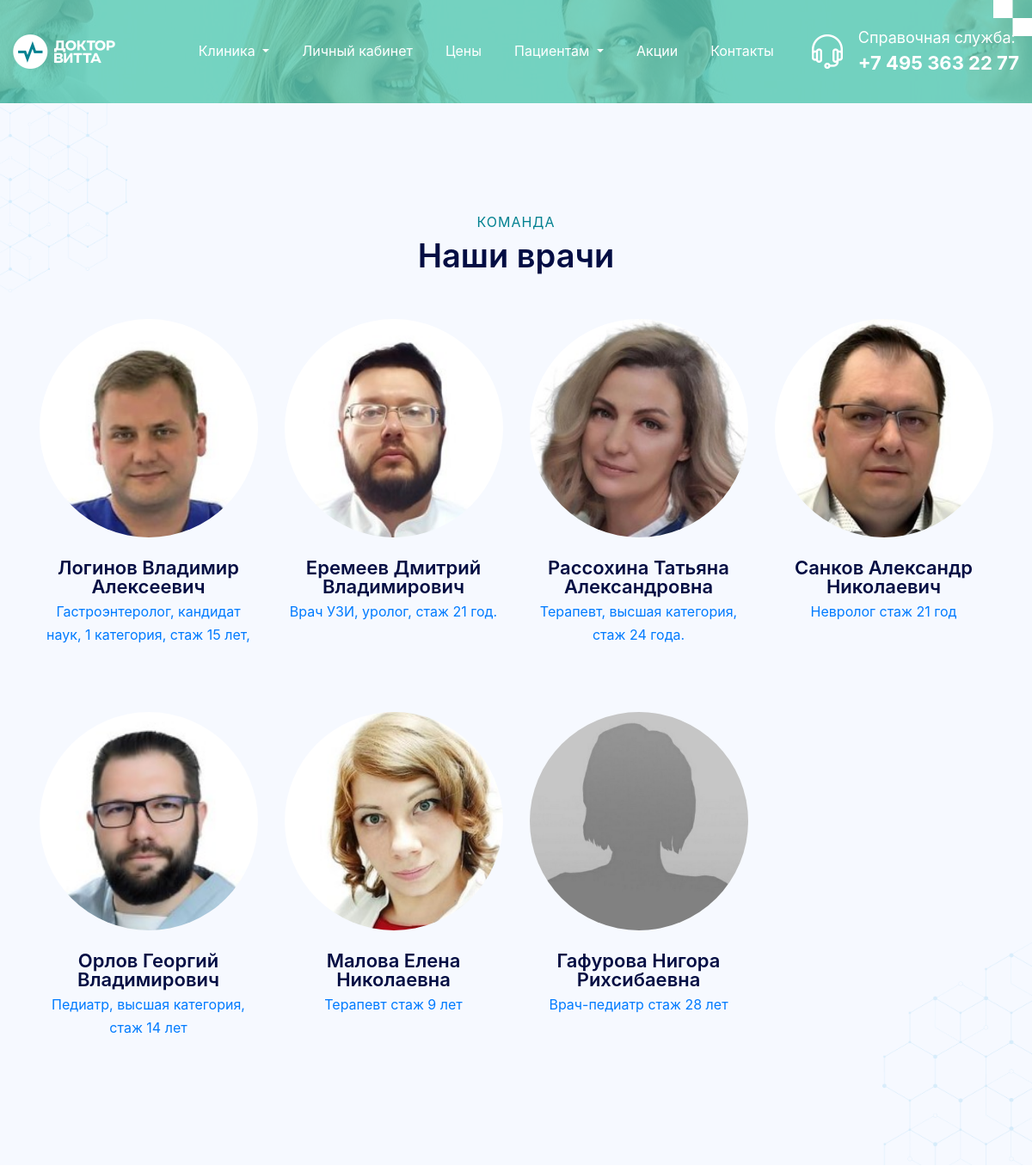
The app's page /doctors/ (upper part), older data.
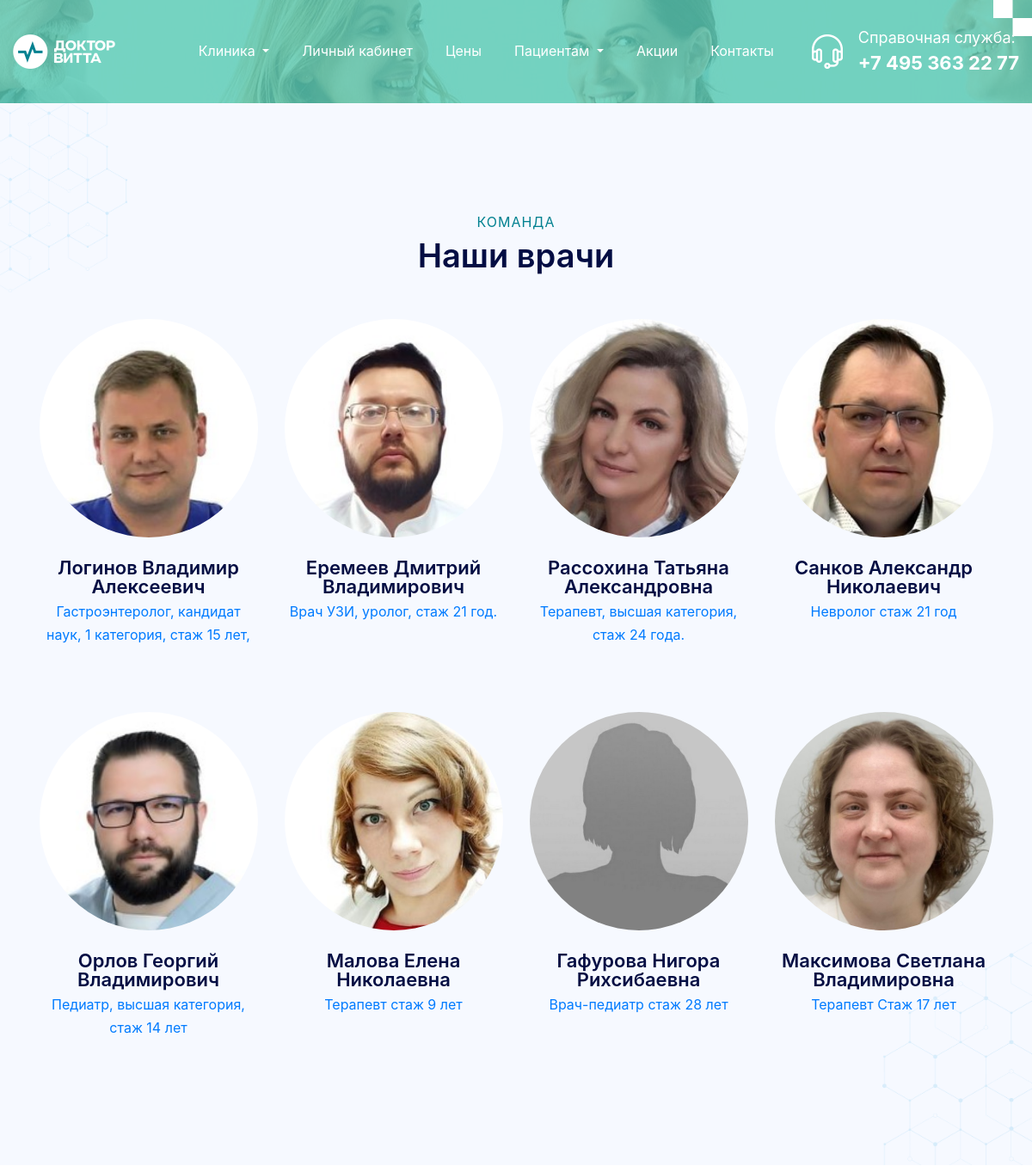
The same page, newer data.
### homepage/models.py (models this page shows, shortened)
class Employee(models.Model):
    name = models.CharField(max_length=100, verbose_name='ФИО')
    departament = models.ForeignKey(Departament, on_delete=models.CASCADE, verbose_name='Отделение', null=True,
                                    blank=True)
    photo = models.ImageField(upload_to='images/photos/', verbose_name='Фото', null=True, blank=True)
    job = models.CharField(max_length=100, verbose_name='Должность', default='')
    info = RichTextField(verbose_name='Информация об образовании и аккредитации', default='')

### homepage/views.py (the view)
# urls.py: path('doctors/', views.doctors, name='doctors'),
def doctors(request):
    employees = Employee.objects.all()
    context = {
        'employees': employees,
    }
    return render(request, 'homepage/doctors.html', context=context)

### templates/homepage/doctors.html (shortened to what this page needs)
{% extends 'base.html' %}
{% load static %}
{% block content %}
    <section class="w-100 float-left sub-banner-con position-relative" style="max-height: 120px; background: url({% static 'assets/images/sub-banner-bg-img2.jpg' %}) no-repeat center;">
        <div class="wrapper2">
            <div class="sub-banner-inner-box banner-inner-box position-relative text-center w-100 float-left">
                <h1 data-aos="fade-up" data-aos-duration="700">Врачи</h1>
                <p data-aos="fade-up" data-aos-duration="700">У наших специалистов большой опыт работы<br>
                    </p>
            </div>
        </div>
    </section>
    <section class="team-section bg-design w-100 float-left padding-top padding-bottom">
        <div class="container">
            <div class="generic-title text-center">
                <span class="sub-txt d-block" data-aos="fade-up" data-aos-duration="700">Команда</span>
                <h2 class="mb-0" data-aos="fade-up" data-aos-duration="700">Наши врачи</h2>
            </div>
            <div class="team-members-con">
                <ul class="list-unstyled mb-0">
                    {% for empl in employees %}
                    <li class="text-center" ><a href="/doctors/{{ empl.id }}/">
                        <figure data-aos="fade-up" data-aos-duration="700">
                            <img src="{{ empl.photo.url }}" alt="team-img1">
                        </figure>
                        <h4 data-aos="fade-up" data-aos-duration="700">{{ empl.name }}</h4>
                        <span class="d-block" data-aos="fade-up" data-aos-duration="700">{{ empl.job }}</span>
                    </a></li>
                    {% endfor %}
                </ul>
            </div>
        </div>
    </section>
{% endblock %}

### templates/base.html (shortened to what this page needs)
{% load static %}
<!DOCTYPE html>
<html lang="en">
<head>
    {% block page_css %}
    <link rel="stylesheet" href="{% static 'assets/css/all.css' %}">
    <link rel="stylesheet" href="{% static 'assets/bootstrap/bootstrap.min.css' %}">
    <link rel="stylesheet" href="{% static 'assets/css/owl.carousel.min.css' %}">
    <link rel="stylesheet" href="{% static 'assets/css/aos.css' %}">
    <link rel="stylesheet" href="{% static 'assets/css/superclasses.css' %}">
    <link rel="stylesheet" href="{% static 'assets/css/custom.css' %}">
    <link rel="stylesheet" href="{% static 'assets/css/mobile.css' %}">
    {% endblock %}
</head>
<body>
{% include 'header.html' %}
{% block content %}{% endblock %}
</body>
</html>

### templates/header.html (shortened to what this page needs)
{% load static %}
    <header class="w-100 float-left header-con">
        <div class="wrapper">
            <nav class="navbar navbar-expand-lg navbar-light p-0">
                <a class="navbar-brand" href="{% url 'homepage:index' %}">
                    <figure class="mb-0">
                        <img src="{% static 'assets/images/logo_dr_vitta_2.png' %}" alt="logo">
                    </figure>
                </a>
                <div class="collapse navbar-collapse justify-content-end" id="navbarSupportedContent">
                    <ul class="navbar-nav">
                        <li class="nav-item dropdown">
                            <a class="nav-link dropdown-toggle p-0"  id="navbarDropdown32" role="button"
                                data-toggle="dropdown" aria-haspopup="true" aria-expanded="false">
                                Клиника
                            </a>
                        </li>
                        <li class="nav-item">
                            <a class="nav-link p-0" href="https://docvitta.infoclinica.ru/" target="_blank">Личный кабинет</a>
                        </li>
                        <li class="nav-item">
                            <a class="nav-link p-0" href="https://docvitta.infoclinica.ru/pricelist" target="_blank">Цены</a>
                        </li>
                        <li class="nav-item dropdown">
                            <a class="nav-link dropdown-toggle p-0"  id="navbarDropdown3" role="button"
                                data-toggle="dropdown" aria-haspopup="true" aria-expanded="false">
                                Пациентам
                            </a>
                        </li>
                        <li class="nav-item">
                            <a class="nav-link p-0" href="{% url 'homepage:sales' %}">Акции</a>
                        </li>
                        <li class="nav-item">
                            <a class="nav-link p-0" href="{% url 'homepage:contact' %}">Контакты</a>
                        </li>
                    </ul>
                    <div class="header-contact d-flex align-items-center">
                        <div class="phone d-flex align-items-center">
                            <figure class="mb-0">
                                <img src="{% static 'assets/images/headphone-icon.png' %}" alt="headphone-icon">
                            </figure>
                            <div class="phone-txt">
                                <span class="d-block">Справочная служба:</span>
                                <a href="tel:+74953632277">+7 495 363 22 77</a>
                            </div>
                        </div>
                    </div>
                </div>
            </nav>
        </div>
    </header>

### templates/getintouch.html (shortened to what this page needs)
{% load static %}

### templates/footer.html (shortened to what this page needs)
{% load static %}

### static/assets/css/superclasses.css (style rules this page uses)
:root { --primary--color: #030d43; --secondary--color: #028190; --text-color: #757887; --accent: #028190; --white-color: #fff; }
.wrapper { max-width: 1374px; margin-left: auto; margin-right: auto; }
.wrapper2 { max-width: 1540px; margin-left: auto; margin-right: auto; }
.sub-txt { font-size: 16px; line-height: 16px; letter-spacing: 1px; text-transform: uppercase; color: var(--secondary--color); }
h1 { font-size: 96px; font-weight: 700; line-height: 94px; color: var(--white-color); }
h2 { font-size: 52px; font-weight: 600; line-height: 52px; color: var(--primary--color); }
h4 { font-size: 22px; font-weight: 600; line-height: 22px; color: var(--primary--color); }
.padding-top { padding-top: 150px; }
.padding-bottom { padding-bottom: 150px; }

### static/assets/css/custom.css (style rules this page uses)
* { margin: 0; padding: 0; box-sizing: border-box; }
body { line-height: 27px; color: var(--secondary-color); }
.header-con { z-index: 99; top: 30px; position: absolute; }
.header-con .navbar-light .navbar-nav .nav-item { position: relative; }
.header-con .navbar-light .navbar-nav .nav-link { color: var(--white-color); }
.header-con .navbar-light .navbar-nav .nav-item::after { content: ""; background: var(--white-color); width: 0; height: 1px; position: absolute; left: 0; bottom: -4px; transition: .4s ease-in-out; }
.header-con .navbar-light .navbar-nav .nav-item.dropdown::after { display: none; }
.header-con .navbar-expand-lg .navbar-nav { gap: 48px; }
.phone span { font-size: 18px; margin-bottom: 5px; color: var(--white-color); }
.phone a { font-size: 22px; font-weight: 700; line-height: 22px; text-decoration: none; color: var(--white-color); }
.phone-txt { padding-left: 18px; }
.header-con .navbar-expand-lg .navbar-nav { gap: 48px; margin-right: 94px; }
.banner-inner-box:after { content: ""; bottom: 0; right: -110px; width: 216px; height: 254px; position: absolute; background: url(../images/apple-shape-img.png) no-repeat; }
.banner-inner-box:before { content: ""; bottom: 0; left: -110px; width: 330px; height: 183px; position: absolute; }
.generic-title { margin-bottom: 53px; position: relative; z-index: 1; }
.generic-title span { margin-bottom: 10px; }
.team-section { background: #f6f9ff; position: relative; overflow: hidden; }
.bg-design::before { content: ""; background: url(../images/team-left-bg-img.png) no-repeat left; width: 341px; height: 635px; position: absolute; left: 0; top: -55px; }
.bg-design::after { content: ""; background: url(../images/team-right-bg-img.png) no-repeat right; background-size: cover; width: 408px; height: 609px; position: absolute; right: 0; bottom: 0; }
.team-members-con>ul { display: grid; grid-gap: 60px 30px; grid-template-columns: 1fr 1fr 1fr 1fr; }
.team-members-con ul li figure { margin-bottom: 24px; overflow: hidden; }
.team-members-con ul li h4 { margin-bottom: 5px; }
.team-members-con ul li span { margin-bottom: 16px; }
.team-members-con ul li figure img { width: 254px; height: 254px; border-radius: 100%; object-fit: cover; }
.sub-banner-con { background: url(../images/sub-banner-bg-img.jpg) no-repeat center; background-size: cover; }
.sub-banner-con::before { content: ""; background: #5AD0BA; width: 100%; height: 100%; opacity: .8; position: absolute; top: 0; left: 0; }
.sub-banner-inner-box p { color: var(--white-color); font-size: 20px; line-height: 33px; margin-bottom: 35px; }
.sub-banner-inner-box { padding: 220px 0 150px; }
.sub-banner-inner-box h1 { font-size: 84px; margin-bottom: 17px; }
.sub-banner-con:after { content: ""; top: 0; right: 0; width: 130px; height: 120px; position: absolute; background: url(../images/double-shape-img2.png) no-repeat; }
.sub-banner-inner-box:after { content: ""; bottom: -50px; right: -110px; width: 216px; height: 254px; position: absolute; background: url(../images/apple-shape-img.png) no-repeat; }
.sub-banner-inner-box:before { content: ""; bottom: 0; left: -110px; width: 330px; height: 183px; position: absolute; background: url(../images/box-shape-img1.png) no-repeat; }

Row changes from the older to the newer data that the page shows:
added Employee: photo (picture), name "Максимова Светлана Владимировна", job "Терапевт Стаж 17 лет"
